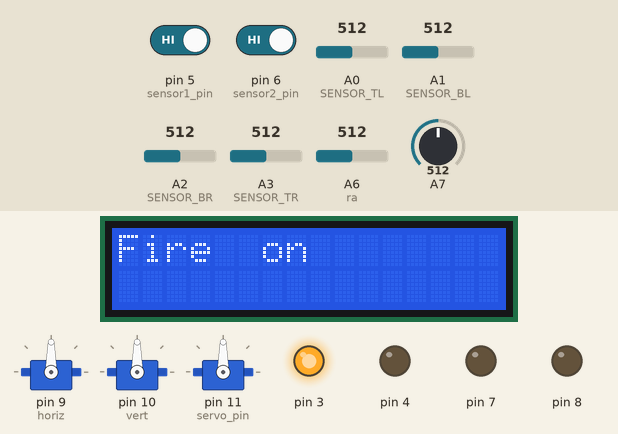
Simulated run of this sketch. Board: Arduino Nano, built with avr-gcc and run on an emulated ATmega328P. Shown: 3 × servo, 16×2 character LCD, output pins drawn as LEDs (lit = HIGH). Inputs (shaded band) come from the test bench; at power-on: A7 = 512, A6 (ra) = 512, A0 (SENSOR_TL) = 512, A1 (SENSOR_BL) = 512, pin 5 (sensor1_pin) HIGH, pin 6 (sensor2_pin) HIGH, A2 (SENSOR_BR) = 512, A3 (SENSOR_TR) = 512. What the sketch prints to the serial monitor is not drawn.

Above: at 1.2 s.
At 2.2 s:
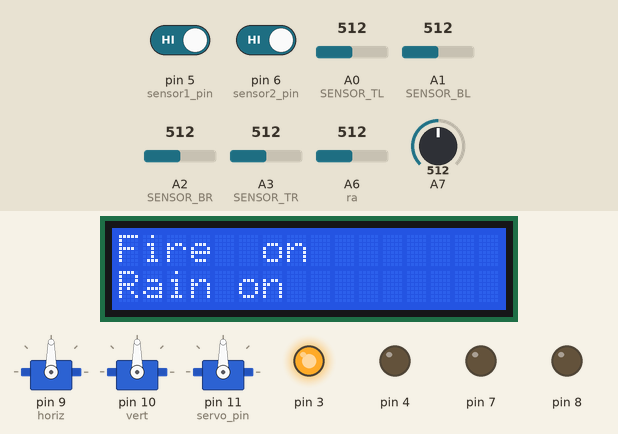
2.3 s: A7 set to 492
At 4.1 s:
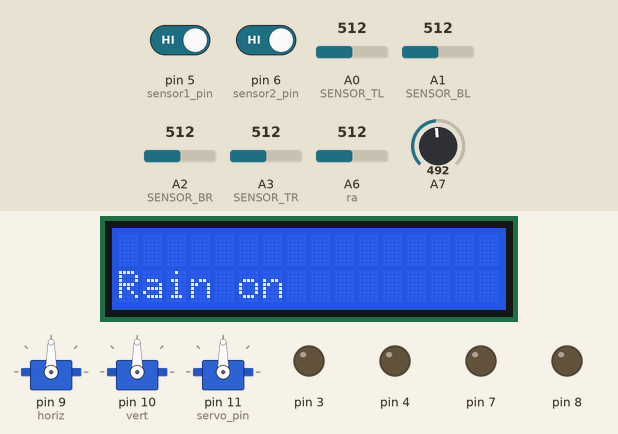
4.7 s: A6 (ra) set to 218
6.2 s: A6 (ra) set to 191
At 7.0 s:
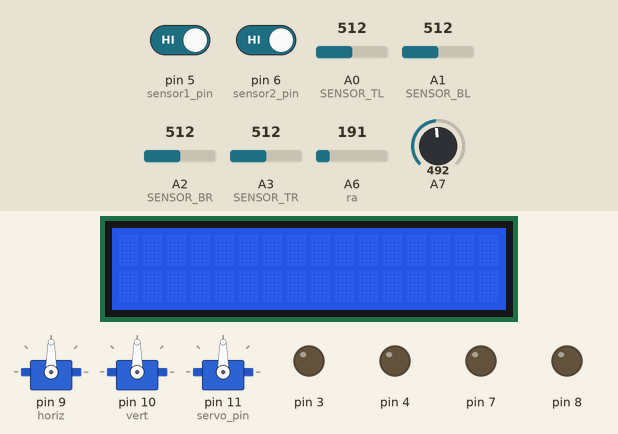
7.7 s: A0 (SENSOR_TL) set to 702
9.2 s: A0 (SENSOR_TL) set to 728
11.6 s: A1 (SENSOR_BL) set to 493
Timing chart, 0 to 14.3 s (numbered marks = the images above; inputs shaded):
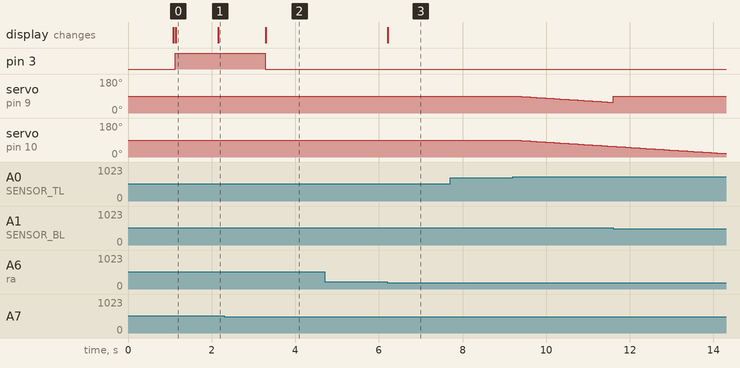

The sketch:

arduino.ino
```cpp
#include <Servo.h>
#include <Wire.h>
#include <LiquidCrystal_I2C.h>
#include <SoftwareSerial.h>

#define THRESHOLD 100
#define DTIME 50
#define SENSOR_TL A0  //Top Left sensor pin
#define SENSOR_TR A3  //Top Right sensor pin
#define SENSOR_BL A1  //Bottom Left sensor pin
#define SENSOR_BR A2  //Bottom Right sensor pin

#define HORIZ_LIMIT 180 //Horizontal limit should be the full rotation of a servo
#define VERT_LIMIT 90   //The value is determined depending on the mechanical setup (the angle at which the vertical servo keeps the panel parallel to ground)

Servo horiz;        //Servo for horizontal movement
Servo vert;         //Servo for vertical movement
int horizpos = 90;
int vertpos = 90;

//Smart Home
SoftwareSerial myserial(0, 1); // Bluetooth: Tx = 5, Rx = 6
LiquidCrystal_I2C lcd(0x27, 16, 2);
// rain
#define ra A6
int value;

//garage
#include <Servo.h>

const uint8_t sensor1_pin = 5;
const uint8_t sensor2_pin = 6;
const uint8_t servo_pin = 11;

const uint8_t sensor_threshold = 1;

Servo myServo;


void setup()
{
  Serial.begin(9600);
  horiz.attach(9);
  vert.attach(10);
  vert.write(90);
  horiz.write(90);
  delay(1000);

//Smart Home

  myserial.begin(9600);
  Serial.begin(9600);
  pinMode(3, OUTPUT);
  pinMode(4, OUTPUT);
  pinMode(7, OUTPUT);
  pinMode(8, OUTPUT);
  pinMode(11, OUTPUT);
  myserial.write("Hello in Bluetooth");

  lcd.init();
  lcd.backlight();

  pinMode(A6, INPUT);

  // GAS
  pinMode(A7, INPUT);

  //garage
  pinMode(sensor1_pin, INPUT);
  pinMode(sensor2_pin, INPUT);
  myServo.attach(servo_pin);
}

void loop() {
   track();
   gas();
   rain();
   Lighting();
   garage();
}

void track() {
  int tl = analogRead(SENSOR_TL); //Read the value of the TL sensor
  int tr = analogRead(SENSOR_TR); //Read the value of the TR sensor
  int bl = analogRead(SENSOR_BL); //Read the value of the BL sensor
  int br = analogRead(SENSOR_BR); //Read the value of the BR sensor

  int average_top = (tl + tr) / 2;
  int average_down = (bl + br) / 2;
  int average_left = (tl + bl) / 2;
  int average_right = (tr + br) / 2;

  int dif_vert = average_top - average_down;
  int dif_horz = average_left - average_right;

  if ( ((-1 * THRESHOLD) <= dif_vert) && (dif_vert <= THRESHOLD) ) {
    vert.write(90);
  }
  else {
    vert.attach(10);

    if (average_top > average_down)
    {
      vertpos = --vertpos;
      if (vertpos > VERT_LIMIT)
      {
        vert.detach();
        vertpos = VERT_LIMIT;
      }
    }
    else if (average_top < average_down)
    {
      vertpos = ++vertpos;
      if (vertpos < 0)
      {
        vert.detach();
        vertpos = 0;
      }
    }
    vert.write(vertpos);
  }

  if ( ((-1 * THRESHOLD) <= dif_horz) && (dif_horz <= THRESHOLD) ) {
    horiz.write(90);
  }
  else {
    horiz.attach(9);

    if (average_left > average_right)
    {
      horizpos = --horizpos;
      if (horizpos < 0)
      {
        horiz.detach();
        horizpos = 0;
      }
    }
    else if (average_left < average_right)
    {
      horizpos = ++horizpos;
      if (horizpos > HORIZ_LIMIT)
      {
        horiz.detach();
        horizpos = HORIZ_LIMIT;
      }
    }
    horiz.write(horizpos);
  }

  delay(DTIME);
}

///////////////////////////////////////////////////////////////////////////////////////////////////

//Smart Home

// GAS
void gas()
{
  int val = analogRead(A7);
  if (val > 503) {
    digitalWrite(3, HIGH);
    lcd.setCursor(0,0);
    lcd.print("Fire  on");
    myserial.write("15");
    Serial.println(15);
    delay(1000);

  } else {
    digitalWrite(3, LOW);
    lcd.setCursor(0,0);
   lcd.print("          ");
  }

 //Serial.println(val);
  //delay(200);
}


// RAIN
void rain()
{
  value = analogRead(ra);
  if (value >= 200) {
    lcd.setCursor(0,1);
    lcd.print("Rain on ");
    Serial.println("16");
    myserial.write("16");
  }

  else {
    digitalWrite(11, LOW);
    lcd.setCursor(0,1);
    lcd.print("          ");
    //myserial.write("0");
  }

  //Serial.println("RAIN = " + String(value));
  //delay(100);
}

//Lighting

 void Lighting()
 {

  if (myserial.available()) {
    int x = myserial.read();
    Serial.println(x);

    // Room 1 (living room)
    if (x == '1') {
      digitalWrite(4, HIGH);
    } else if (x == '2') {
      digitalWrite(4, LOW);
    }

    // Room 2 (crush)
    if (x == '3') {
      digitalWrite(7, HIGH);
    } else if (x == '4') {
      digitalWrite(7, LOW);
    }

    // Room 3 (kitchen)
    if (x == '5') {
      digitalWrite(8, HIGH);
    } else if (x == '6') {
      digitalWrite(8, LOW);
    }
  }
/*
  if (Serial.available()) {
    myserial.write(Serial.read());
  }
  */
}

void garage() {
    bool sensor1_value = digitalRead(sensor1_pin);
  bool sensor2_value = digitalRead(sensor2_pin);

  if (sensor1_value == LOW) {
    // Open the door
    myServo.write(180); // Rotate the servo to open the door
  }

  if (sensor2_value == LOW) {
    // Close the door
    myServo.write(0); // Rotate the servo to close the door
  }
}
```

Measured:
- the behaviour switches between 504 and 503 on A7 (found by bisection; images 1 and 2)
- the behaviour switches between 200 and 199 on A6 (ra) (found by bisection; images 2 and 3)
- after the input at 2.3 s, pin 3: HIGH → LOW after 0.98 s; the display: changes after 1.0 s (image 2)
- after the input at 4.7 s, every drawn part: stays the same
- after the input at 6.2 s, the display: changes at once (image 3)
- after the input at 7.7 s, every drawn part: stays the same
- after the input at 9.2 s, servo on pin 9 (horiz), servo on pin 10 (vert): moves from 90° to 57° over 2.3 s, starting after 0.06 s
- what the display in image 0 shows lasts 1.1 s, from 1.1 s to 2.2 s
